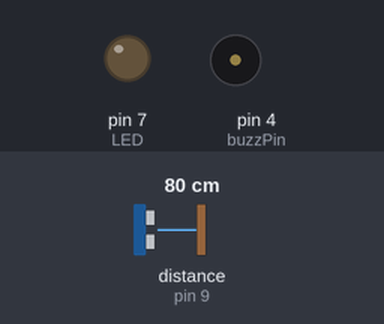
A sketch run on a simulated Arduino Uno, built with avr-gcc and run on an emulated ATmega328P. Parts: output pins drawn as LEDs (lit = HIGH), buzzer (waves = sounding, pin HIGH). Wiring (inferred from the names in the program): ultrasonic range finder: trigger pin 10; echo pin 9. Inputs (shaded band) come from the test bench; at power-on: distance to the obstacle (sensor on pin 9) 80 cm. The echo pulse lasts 58.3 µs per cm; pins used as bus, display or sensor lines are not drawn; what the sketch prints to the serial monitor is not drawn.

Above: at 1.2 s.
1.3 s: distance to the obstacle (sensor on pin 9) set to 55 cm
2.8 s: distance to the obstacle (sensor on pin 9) set to 49 cm
At 4.0 s:
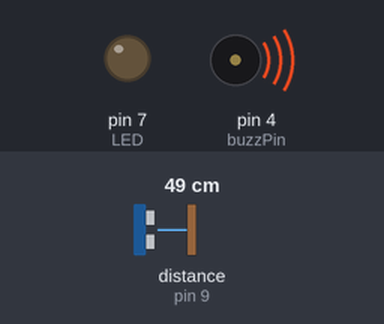
4.3 s: distance to the obstacle (sensor on pin 9) set to 60 cm
At 4.7 s:
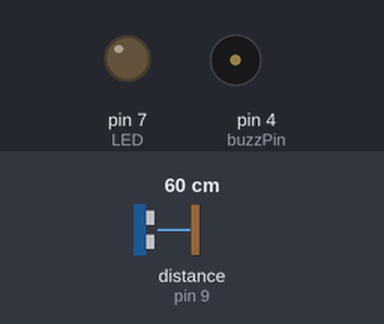
5.8 s: distance to the obstacle (sensor on pin 9) set to 2 cm
At 6.8 s:
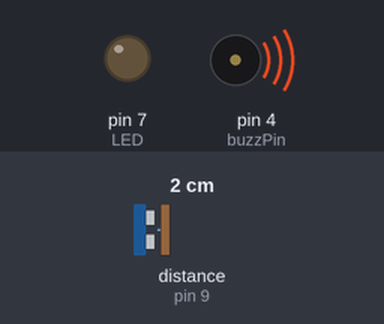
Timing chart, 0 to 8.3 s (numbered marks = the images above; inputs shaded):
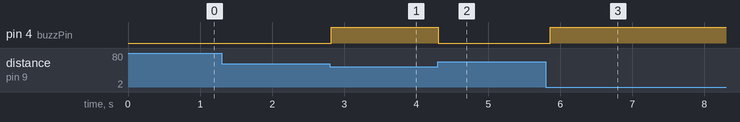

The sketch:

code.ino
```cpp
int const trigPin = 10;
int const echoPin = 9;
int const buzzPin = 4;
int const LED = 7;
int sensor = 2;

void setup()
{
  pinMode (LED,OUTPUT);
   pinMode(sensor, INPUT);
  Serial.begin(9600);
  pinMode(trigPin, OUTPUT);
	pinMode(echoPin, INPUT);
	pinMode(buzzPin, OUTPUT);
}

void loop()
{

   int sensor = digitalRead(sensor);
  Serial.println(sensor);

  if (sensor == HIGH) {
    digitalWrite(LED, HIGH);
  }
  else {
    digitalWrite(LED, LOW);
  }

  int duration, distance;

	digitalWrite(trigPin, HIGH);
	delay(1);
	digitalWrite(trigPin, LOW);

	duration = pulseIn(echoPin, HIGH);
	// Distance is half the duration devided by 29.1 (from datasheet)
	distance = (duration/2) / 29.1;
	// if distance less than 0.5 meter and more than 0 (0 or less means over range)
    if (distance <= 50 && distance >= 0) {

    	digitalWrite(buzzPin, HIGH);
    } else {

    	digitalWrite(buzzPin, LOW);
    }
    // Waiting 60 ms won't hurt any one
    delay(60);
}
```

Measured:
- the behaviour switches between 52 and 51 cm on distance to the obstacle (sensor on pin 9) (found by bisection; images 0 and 1)
- after the input at 1.3 s, every drawn part: stays the same
- after the input at 2.8 s, pin 4 (buzzPin): LOW → HIGH at once
- after the input at 4.3 s, pin 4 (buzzPin): HIGH → LOW at once
- after the input at 5.8 s, pin 4 (buzzPin): LOW → HIGH after 0.06 s
